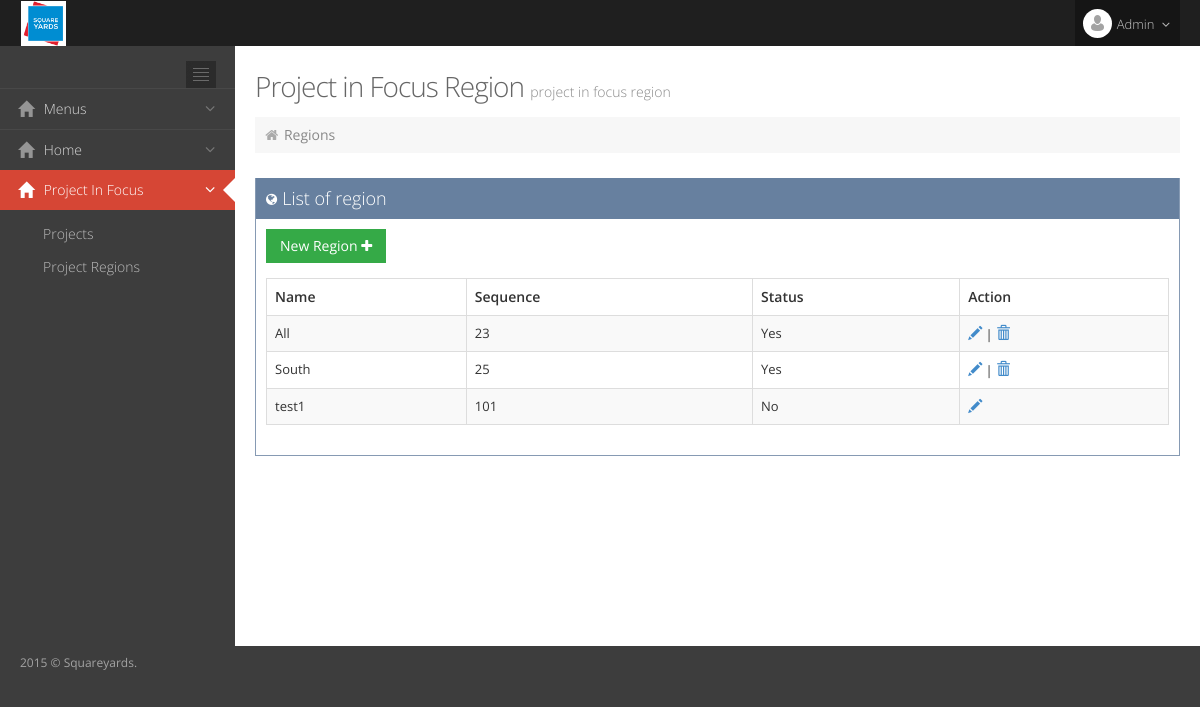
The app's page /index.php/projinfocus_region with its own data.
### tables this page shows
CREATE TABLE `project_in_focus_region` (
  `id` bigint(20) NOT NULL AUTO_INCREMENT,
  `name` varchar(200) DEFAULT NULL,
  `sequence` int(2) DEFAULT NULL,
  `status` int(1) DEFAULT NULL,
  PRIMARY KEY (`id`)
);

### application/controllers/Projinfocus_region.php (called while the page is built, shortened)
<?php
class Projinfocus_region extends CI_Controller {
	public function __construct()
    {
            $this->load->helper(array('form', 'url'));
            $this->load->library('upload');
            $this->load->model('projinfocus_model');
    }
	public function index()
	{
		$this->data['type']='list';
		$this->data['menu_status']='proj_in_focus';
		$this->data['content']='projinfocus_region/index.php';
		$data2=$this->projinfocus_model->selectProjFocusRegion();
		$this->data['data']=$data2;
		$this->load->view('index', $this->data);
	}
}

### index.php (called while the page is built, shortened)
<?php
require_once BASEPATH.'core/CodeIgniter.php';

### application/models/projinfocus_model.php (called while the page is built, shortened)
<?php  if (! defined('BASEPATH')) exit('No direct script access allowed');
class Projinfocus_model extends CI_Model
{
	public function selectProjFocusRegion(){
		$query=$this->db->get('project_in_focus_region');
		return $query->result_array();
	}
}

### application/views/projinfocus_region/index.php (the view, shortened to what this page needs)
<div class="page-content-wrapper">
		<div class="page-content">
			<h3 class="page-title">
			Project in Focus Region <small>project in focus region</small>
			</h3>
			<div class="page-bar">
				<ul class="page-breadcrumb">
					<li>
						<i class="fa fa-home"></i>
						<a href="#">Regions</a>
					</li>
				</ul>
			</div>
			<div class="row">
				<div class="col-md-12">
					<div class="portlet box blue-hoki">
						<div class="portlet-title">
							<div class="caption">
								<i class="fa fa-globe"></i>List of region
							</div>
						</div>
						<div class="portlet-body">
							<div class="table-toolbar">
								<div class="row">
									<div class="col-md-6">
										<div class="btn-group">
											<a href="<?php echo base_url();?>index.php/projinfocus_region/add"><button class="btn green" id="sample_editable_1_new">
											New Region <i class="fa fa-plus"></i>
											</button>
											</a>
										</div>
									</div>
								</div>
							</div>
							<table class="table table-striped table-bordered table-hover" id="sample_1">
							<thead>
							<tr>
								<th>
									 Name
								</th>
								<th>
									 Sequence
								</th>
								<th>
									 Status
								</th>
								<th>Action
								</th>
							</tr>
							</thead>
							<tbody>
							<?php
							foreach ($data as $keyres => $valueres) {
							?>
							<tr>
								<td>
									 <?php echo trim($valueres['name']);?>
								</td>
								<td>
									 <?php echo trim($valueres['sequence']);?>
								</td>
								<td>
									 <?php if(trim($valueres['status'])==1) echo "Yes"; else echo "No";?>
								</td>
								<td>
									 <a href="<?php echo base_url();?>index.php/projinfocus_region/edit/<?php echo $valueres['id'];?>" class="glyphicon glyphicon-pencil"></a>
									 <?php if(trim($valueres['status'])==1){
									 echo "|";
									  ?>
									 	<a href="<?php echo base_url();?>index.php/projinfocus_region/delete/<?php echo $valueres['id'];?>" class="glyphicon glyphicon-trash" onclick="return confirm('Are you sure do you want to Delete Project in focus region!')"></a>
									 <?php
									  }
									  ?>
								</td>
							</tr>
							<?php
							}
							?>
							</tbody>
							</table>
						</div>
					</div>
				</div>
			</div>
		</div>
	</div>

### application/views/index.php (shortened to what this page needs)
?><!DOCTYPE html>
<html lang="en">
<head>
<link href="<?php echo base_url("assets/global/plugins/font-awesome/css/font-awesome.min.css"); ?>"  rel="stylesheet" type="text/css"/>
<link href="<?php echo base_url("assets/global/plugins/simple-line-icons/simple-line-icons.min.css"); ?>"  rel="stylesheet" type="text/css"/>
<link href="<?php echo base_url("assets/global/plugins/bootstrap/css/bootstrap.min.css"); ?>"  rel="stylesheet" type="text/css"/>
<link href="<?php echo base_url("assets/global/plugins/uniform/css/uniform.default.css"); ?>"  rel="stylesheet" type="text/css"/>
<link href="<?php echo base_url("assets/global/plugins/bootstrap-switch/css/bootstrap-switch.min.css"); ?>"  rel="stylesheet" type="text/css"/>
<link href="<?php echo base_url("assets/global/css/components.css"); ?>"  rel="stylesheet" type="text/css"/>
<link href="<?php echo base_url("assets/global/css/plugins.css"); ?>"  rel="stylesheet" type="text/css"/>
<link href="<?php echo base_url("assets/admin/layout/css/layout.css"); ?>"  rel="stylesheet" type="text/css"/>
<link id="style_color" href="<?php echo base_url("assets/admin/layout/css/themes/default.css"); ?>"  rel="stylesheet" type="text/css"/>
<link href="<?php echo base_url("assets/admin/layout/css/custom.css"); ?>"  rel="stylesheet" type="text/css"/>
<?php
if($type == 'list'){
?>
<link rel="stylesheet" type="text/css" href="<?php echo base_url("assets/global/plugins/select2/select2.css");?>"/>
<link rel="stylesheet" type="text/css" href="<?php echo base_url("assets/global/plugins/datatables/extensions/Scroller/css/dataTables.scroller.min.css");?>"/>
<link rel="stylesheet" type="text/css" href="<?php echo base_url("assets/global/plugins/datatables/extensions/ColReorder/css/dataTables.colReorder.min.css");?>"/>
<link rel="stylesheet" type="text/css" href="<?php echo base_url("assets/global/plugins/datatables/plugins/bootstrap/dataTables.bootstrap.css");?> "/>
<?php
}
?>
</head>
<body class="page-header-fixed page-quick-sidebar-over-content ">
<?php include_once("common/header.php");?>
<div class="page-container">
	<?php include_once("common/sidebar.php");?>
	<?php include_once $content; ?>
</div>
<div class="page-footer">
	<div class="page-footer-inner">
		 <?php echo date('Y');?> &copy; Squareyards.
	</div>
</div>
</body>
</html>

### application/views/common/header.php (shortened to what this page needs)
<div class="page-header navbar navbar-fixed-top">
	<div class="page-header-inner">
		<div class="page-logo">
			<a href="#">
			<img src="<?php echo base_url();?>assets/admin/layout/img/sqy_logo.png" alt="logo" class="logo-default " width="28%" />
			</a>
		</div>
		<div class="top-menu">
			<ul class="nav navbar-nav pull-right">
				<li class="dropdown dropdown-extended dropdown-notification" id="header_notification_bar"></li>
				<li class="dropdown dropdown-extended dropdown-inbox" id="header_inbox_bar"></li>
				<li class="dropdown dropdown-extended dropdown-tasks" id="header_task_bar"></li>
				<li class="dropdown dropdown-user">
					<a href="#" class="dropdown-toggle" data-toggle="dropdown" data-hover="dropdown" data-close-others="true">
					<img alt="" class="img-circle hide1" src="<?php echo base_url();?>assets/admin/layout/img/no-avatar.png"/>
					<span class="username username-hide-on-mobile">
					Admin </span>
					<i class="fa fa-angle-down"></i>
					</a>
				</li>
			</ul>
		</div>
	</div>
</div>

### application/views/common/sidebar.php (shortened to what this page needs)
<div class="page-sidebar-wrapper">
	<div class="page-sidebar navbar-collapse collapse">
		<ul class="page-sidebar-menu" data-keep-expanded="false" data-auto-scroll="true" data-slide-speed="200">
			<li class="sidebar-toggler-wrapper">
				<div class="sidebar-toggler">
				</div>
			</li>
			<li class="<?php if($menu_status=='menus') echo 'active open';?>">
				<a href="javascript:;">
				<i class="glyphicon glyphicon-home"></i>
				<span class="title">Menus</span>
				</a>
			</li>
			<li class="<?php if($menu_status=='home') echo 'active open';?>">
				<a href="javascript:;">
				<i class="glyphicon glyphicon-home"></i>
				<span class="title">Home</span>
				</a>
			</li>
			<li class="<?php if($menu_status=='proj_in_focus') echo 'active open';?>">
				<a href="javascript:;">
				<i class="glyphicon glyphicon-home"></i>
				<span class="title">Project In Focus</span>
				<span class="selected"></span>
				</a>
				<ul class="sub-menu">
					<li>
						<a href="<?php echo base_url();?>index.php/projinfocuspage/">
						Projects</a>
					</li>
					<li>
						<a href="<?php echo base_url();?>index.php/projinfocus_region">
						Project Regions</a>
					</li>
				</ul>
			</li>
		</ul>
	</div>
</div>

### assets/admin/layout/css/themes/default.css (style rules this page uses)
.page-header.navbar { background-color: #1f1f1f; }
.page-header.navbar .top-menu .navbar-nav > li.dropdown .dropdown-toggle > i { color: #999999; }
.page-header.navbar .top-menu .navbar-nav > li.dropdown-user .dropdown-toggle { background-color: #151515; }
.page-header.navbar .top-menu .navbar-nav > li.dropdown-user .dropdown-toggle .username { color: #c5c5c5; }
.page-header.navbar .top-menu .navbar-nav > li.dropdown-user .dropdown-toggle > i { color: #bdbdbd; }
.page-sidebar-closed.page-sidebar-fixed .page-sidebar:hover, .page-sidebar { background-color: #3d3d3d; }
.page-sidebar-closed.page-sidebar-fixed .page-sidebar:hover .page-sidebar-menu > li > a, .page-sidebar .page-sidebar-menu > li > a { border-top: 1px solid #484848; color: #d9d9d9; }
.page-sidebar-closed.page-sidebar-fixed .page-sidebar:hover .page-sidebar-menu > li > a > i, .page-sidebar .page-sidebar-menu > li > a > i { color: #888888; }
.page-sidebar-closed.page-sidebar-fixed .page-sidebar:hover .page-sidebar-menu > li > a > i[class^="icon-"], .page-sidebar-closed.page-sidebar-fixed .page-sidebar:hover .page-sidebar-menu > li > a > i[class*="icon-"], .page-sidebar .page-sidebar-menu > li > a > i[class^="icon-"], .page-sidebar .page-sidebar-menu > li > a > i[class*="icon-"] { color: #959595; }
.page-sidebar-closed.page-sidebar-fixed .page-sidebar:hover .page-sidebar-menu > li:hover > a, .page-sidebar-closed.page-sidebar-fixed .page-sidebar:hover .page-sidebar-menu > li.open > a, .page-sidebar .page-sidebar-menu > li:hover > a, .page-sidebar .page-sidebar-menu > li.open > a { background: #303030; color: #d9d9d9; }
.page-sidebar-closed.page-sidebar-fixed .page-sidebar:hover .page-sidebar-menu > li:hover > a > i, .page-sidebar-closed.page-sidebar-fixed .page-sidebar:hover .page-sidebar-menu > li.open > a > i, .page-sidebar .page-sidebar-menu > li:hover > a > i, .page-sidebar .page-sidebar-menu > li.open > a > i { color: #888888; }
.page-sidebar-closed.page-sidebar-fixed .page-sidebar:hover .page-sidebar-menu > li.active > a, .page-sidebar-closed.page-sidebar-fixed .page-sidebar:hover .page-sidebar-menu > li.active.open > a, .page-sidebar .page-sidebar-menu > li.active > a, .page-sidebar .page-sidebar-menu > li.active.open > a { background: #d64635; border-top-color: transparent; color: white; }
.page-sidebar-closed.page-sidebar-fixed .page-sidebar:hover .page-sidebar-menu > li.active > a > i, .page-sidebar-closed.page-sidebar-fixed .page-sidebar:hover .page-sidebar-menu > li.active.open > a > i, .page-sidebar .page-sidebar-menu > li.active > a > i, .page-sidebar .page-sidebar-menu > li.active.open > a > i { color: white; }
.page-sidebar-closed.page-sidebar-fixed .page-sidebar:hover .page-sidebar-menu .sub-menu > li > a, .page-sidebar .page-sidebar-menu .sub-menu > li > a { color: #bdbdbd; }
.page-sidebar-closed.page-sidebar-fixed .page-sidebar:hover .sidebar-toggler, .page-sidebar .sidebar-toggler { background: url(../../img/sidebar_inline_toggler_icon_default.jpg); }
.page-footer .page-footer-inner { color: #a3a3a3; }
body { background-color: #3d3d3d; }

### records on screen
project_in_focus_region: name "All", sequence "23", status "Yes"
project_in_focus_region: name "South", sequence "25", status "Yes"
project_in_focus_region: name "test1", sequence "101", status "No"
